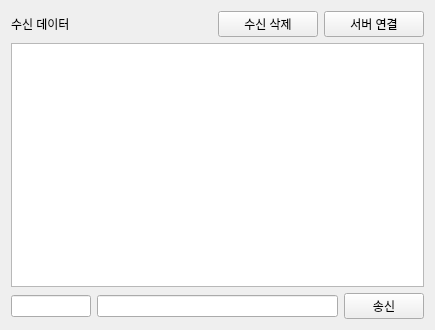
<?xml version="1.0" encoding="UTF-8"?>
<ui version="4.0">
 <class>Tab2Sokect</class>
 <widget class="QWidget" name="Tab2Sokect">
  <property name="geometry">
   <rect>
    <x>0</x>
    <y>0</y>
    <width>435</width>
    <height>330</height>
   </rect>
  </property>
  <property name="windowTitle">
   <string>Form</string>
  </property>
  <layout class="QVBoxLayout" name="verticalLayout">
   <item>
    <layout class="QHBoxLayout" name="horizontalLayout" stretch="2,1,1">
     <item>
      <widget class="QLabel" name="pLabel">
       <property name="text">
        <string>수신 데이터</string>
       </property>
      </widget>
     </item>
     <item>
      <widget class="QPushButton" name="pPBReceiveClear">
       <property name="text">
        <string>수신 삭제</string>
       </property>
      </widget>
     </item>
     <item>
      <widget class="QPushButton" name="pPBServerConnect">
       <property name="text">
        <string>서버 연결</string>
       </property>
       <property name="checkable">
        <bool>true</bool>
       </property>
      </widget>
     </item>
    </layout>
   </item>
   <item>
    <layout class="QHBoxLayout" name="horizontalLayout_2">
     <item>
      <widget class="QTextEdit" name="pTERecvData"/>
     </item>
    </layout>
   </item>
   <item>
    <layout class="QHBoxLayout" name="horizontalLayout_3" stretch="1,3,1">
     <item>
      <widget class="QLineEdit" name="pLERecvId"/>
     </item>
     <item>
      <widget class="QLineEdit" name="pLESendData"/>
     </item>
     <item>
      <widget class="QPushButton" name="pPBSendButton">
       <property name="text">
        <string>송신</string>
       </property>
      </widget>
     </item>
    </layout>
   </item>
  </layout>
 </widget>
 <resources/>
 <connections/>
</ui>
